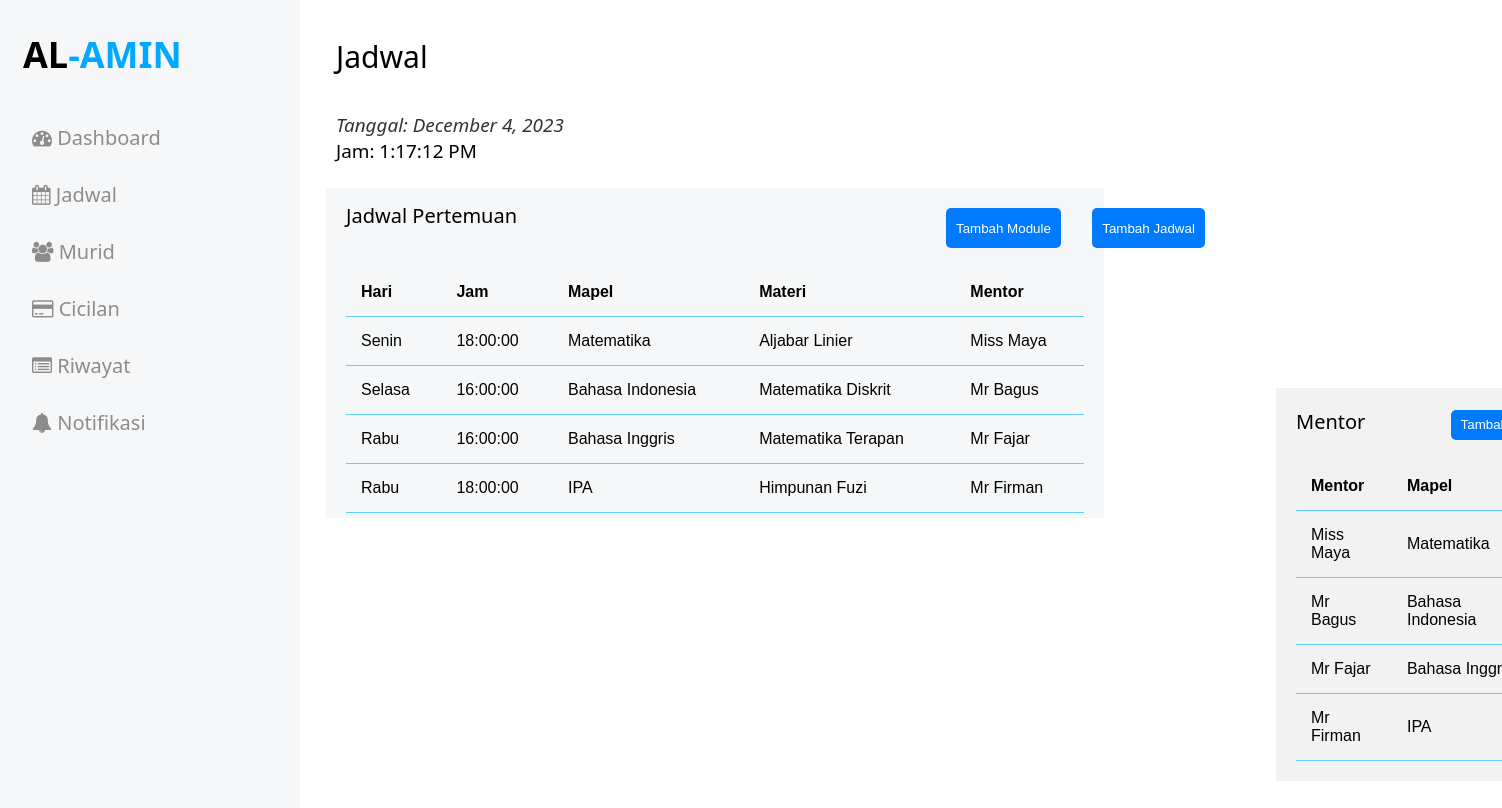
The page /jadwal.php on the database its author committed.
### tables this page shows
CREATE TABLE `jadwal` (
  `id_jadwal` char(10) NOT NULL,
  `tanggal` date NOT NULL,
  `hari` varchar(10) NOT NULL,
  `jam` time NOT NULL,
  `id_module` char(10) NOT NULL
);

CREATE TABLE `mapel` (
  `id_mapel` char(10) NOT NULL,
  `nama` varchar(20) NOT NULL,
  `image` mediumblob NOT NULL
);

CREATE TABLE `module` (
  `id_module` char(10) NOT NULL,
  `nama_module` varchar(20) NOT NULL,
  `materi` varchar(50) NOT NULL,
  `id_mapel` char(10) NOT NULL
);

CREATE TABLE `mentor` (
  `id_mentor` char(10) NOT NULL,
  `id_mapel` char(10) NOT NULL,
  `nama` varchar(20) NOT NULL,
  `jenis_kelamin` varchar(20) NOT NULL,
  `no_wa` char(13) NOT NULL,
  `image` mediumblob NOT NULL
);

### jadwal.php (the view, shortened to what this page needs)
<!Doctype HTML>
<html>
<head>
	<link rel="stylesheet" href="css/style.css" type="text/css" />
	<link rel="stylesheet" href="https://cdnjs.cloudflare.com/ajax/libs/font-awesome/4.7.0/css/font-awesome.min.css">
</head>
<body>
	<div id="mySidenav" class="sidenav">
		<p class="logo" style="position: relative; right: 5px;"><span>AL</span>-AMIN</p>
		<a href="index.php" class="icon-a"><i class="fa fa-dashboard icons"></i> Dashboard</a>
		<a href="jadwal.php" class="icon-a"><i class="fa fa-calendar icons"></i> Jadwal</a>
		<a href="murid.php" class="icon-a"><i class="fa fa-users icons"></i> Murid</a>
		<a href="cicilan.php" class="icon-a"><i class="fa fa-credit-card"></i> Cicilan</a>
		<a href="riwayat.php" class="icon-a"><i class="fa fa-list-alt icons"></i> Riwayat</a>
		<a href="notifikasi.php" class="icon-a"><i class="fa fa-regular fa-bell"></i> Notifikasi</a>
	</div>
	<div id="main">
		<div class="head">
			<div class="col-div-6">
				<span style="font-size:30px;cursor:pointer; color: black;" class="nav">Jadwal</span>
			</div>
		</div>
		<div class="content-box">
			<div style="font-size: 5mm; text-align: left; position: relative; top: 26px;" id="tanggal">Tanggal: </div>
			<div id="jam" style="font-size: 5mm; position: relative; top: 26px;">Jam: </div>
		</div>
		<div class="col-div-8" style="position: relative; top: 30px;">
			<div class="box-8">
				<?php
				include 'php/koneksi.php';
				$queryJadwal = "SELECT jadwal.hari, jadwal.jam, mapel.nama AS nama_mapel, module.nama_module, mentor.nama AS nama_mentor
				FROM jadwal
				JOIN module ON jadwal.id_module = module.id_module
				JOIN mapel ON module.id_mapel = mapel.id_mapel
				JOIN mentor ON mapel.id_mapel = mentor.id_mapel";
				$resultJadwal = $conn->query($queryJadwal);
				?>
				<div class="content-box" style="position: relative; bottom: 20px;">
				<p style="position: relative; top: 10px;">Jadwal Pertemuan <button style="position: relative; top: 10px; left: 570px; height: 40px; " onclick="tampilkanPopup()">Tambah Jadwal</button></p>
					<button style="position: relative; bottom: 20px; left: 600px; height: 40px; " onclick="tampilkanPopupModule()">Tambah Module</button>
					<br />
					<table>
						<tr>
							<th>Hari</th>
							<th>Jam</th>
							<th>Mapel</th>
							<th>Materi</th>
							<th>Mentor</th>
						</tr>
						<?php
						if ($resultJadwal->num_rows > 0) {
							while ($row = $resultJadwal->fetch_assoc()) {
								echo "<tr>";
								echo "<td>" . $row["hari"] . "</td>";
								echo "<td>" . $row["jam"] . "</td>";
								echo "<td>" . $row["nama_mapel"] . "</td>";
								echo "<td>" . $row["nama_module"] . "</td>";
								echo "<td>" . $row["nama_mentor"] . "</td>";
								echo "</tr>";
							}
						} else {
							echo "<tr><td colspan='5'>Tidak ada data jadwal.</td></tr>";
						}
						?>
					</table>
				</div>
				<?php
				$query = "SELECT mentor.nama AS nama_mentor, mapel.nama AS nama_mapel FROM mentor
				JOIN mapel ON mentor.id_mapel = mapel.id_mapel";
				$result = $conn->query($query);
				?>
				<div class="content-box" style="position: relative; background-color: #f2f2f2; bottom: 165px; left: 950px; width: 30%;">
					<p>Mentor <button style="position: relative; height: 30px; left: 80px;" onclick="tampilkanPopupMentor()">Tambah Mentor</button></p>
					<br />
					<table>
						<tr>
							<th>Mentor</th>
							<th>Mapel</th>
						</tr>
						<?php
						while ($row = $result->fetch_assoc()) {
							echo "<tr>";
							echo "<td>" . $row["nama_mentor"] . "</td>";
							echo "<td>" . $row["nama_mapel"] . "</td>";
							echo "</tr>";
						}
						?>
					</table>
				</div>
			</div>
		</div>
	</div>
</body>
</html>

### css/style.css (style rules this page uses)
body { margin:0px; padding: 0px; background-color:white; overflow: hidden; font-family: system-ui; }
#tanggal { font-style: italic; }
.logo { margin: 0px; margin-left: 28px; font-weight: bold; color: #00A9FF; margin-bottom: 30px; }
.logo span { color: black; }
.sidenav { height: 100%; width: 300px; position: fixed; z-index: 1; top: 0; left: 0; background-color: #F5F7F8; overflow: hidden; transition: 0.5s; padding-top: 30px; }
.sidenav a { padding: 15px 8px 15px 32px; text-decoration: none; font-size: 20px; color: #8e8b8b; display: block; transition: 0.3s; }
.sidenav { position: absolute; top: 0; right: 25px; font-size: 36px; }
#main { transition: margin-left .5s; padding: 16px; margin-left: 300px; }
.head { padding:20px; }
.col-div-6 { width: 50%; float: left; }
.col-div-8 { width: 70%; height: 500px; float: left; }
.content-box { padding: 20px; }
.content-box p { margin: 0px; font-size: 20px; color: black; }
.box-8, .box-4 { width: 95%; background-color: #F5F7F8; height: 330px; }
.box-8 { margin-left: 10px; }
table { font-family: arial, sans-serif; border-collapse: collapse; width: 100%; }
td, th { text-align: left; padding:15px; color: BLA; border-bottom: 1px solid #62CDFF; }
button { padding: 5px 10px; background-color: #007bff; color: white; border: none; border-radius: 5px; cursor: pointer; margin-right: 5px; }
#tanggal { font-size: 18px; color: #333; margin-top: 10px; text-align: center; }

### rows shown on the page
jadwal: hari "Senin", jam "18:00:00", mapel.nama "Matematika", id_module.nama_module "Aljabar Linier", mentor.nama "Miss Maya"
jadwal: hari "Selasa", jam "16:00:00", mapel.nama "Bahasa Indonesia", id_module.nama_module "Matematika Diskrit", mentor.nama "Mr Bagus"
jadwal: hari "Rabu", jam "16:00:00", mapel.nama "Bahasa Inggris", id_module.nama_module "Matematika Terapan", mentor.nama "Mr Fajar"
jadwal: hari "Rabu", jam "18:00:00", mapel.nama "IPA", id_module.nama_module "Himpunan Fuzi", mentor.nama "Mr Firman"
mentor: nama "Miss Maya", id_mapel.nama "Matematika"
mentor: nama "Mr Bagus", id_mapel.nama "Bahasa Indonesia"
mentor: nama "Mr Fajar", id_mapel.nama "Bahasa…"
mentor: nama "Mr Firman", id_mapel.nama "IPA"
